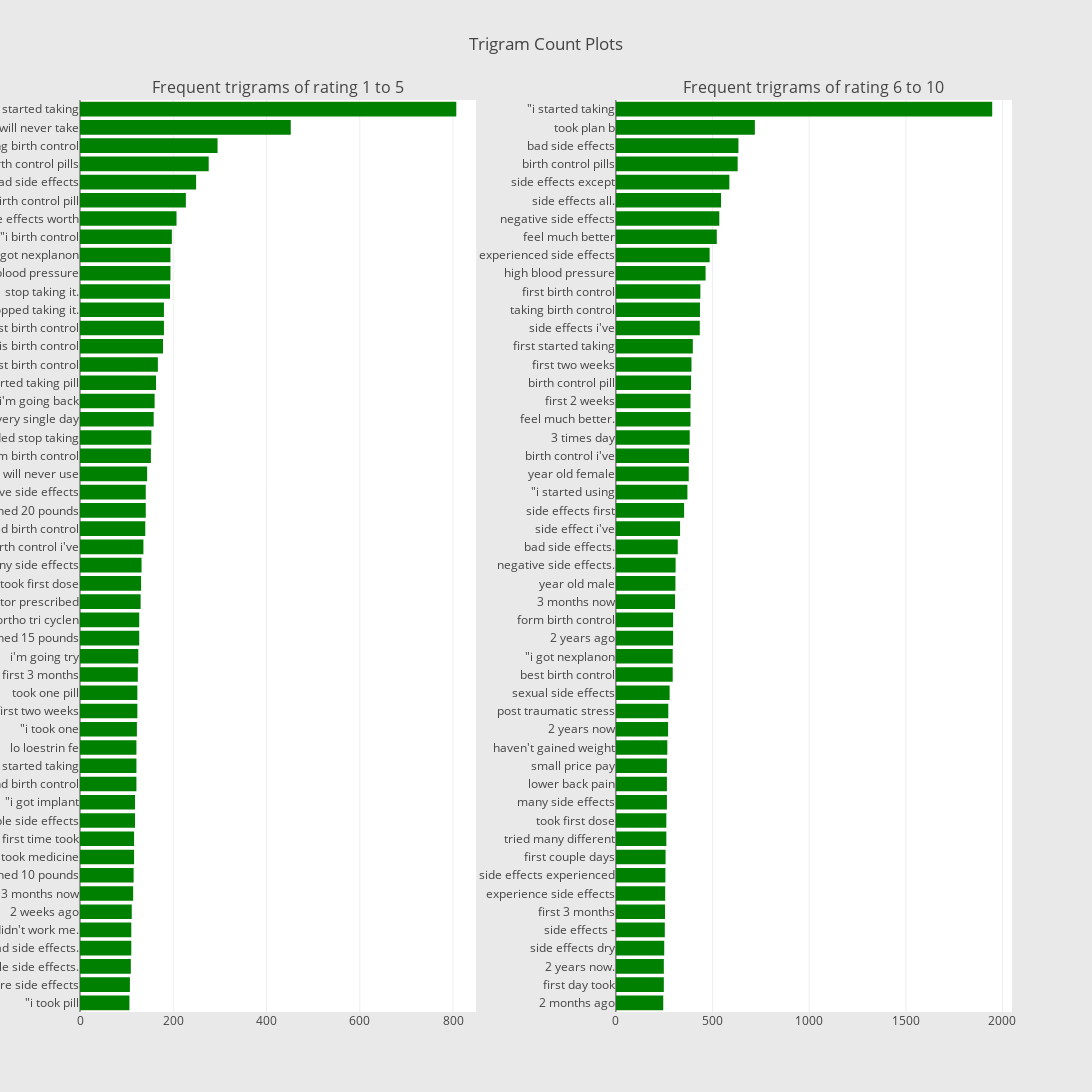

This figure's notebook cell:
### Markdown cell above
Likewise, in 2-gram, the contents of the top five corpus are similar, and it is hard to classify positive and negative. In addition, 'side effects' and 'side effects.' are interpreted differently, which means preprocessing of review data is necessary. However, you can see that this is better to classify emotions rather than previous 1-grams, like side effects, weight gain, and highly recommend.

### Code cell
freq_dict = defaultdict(int)
for sent in df_all_1_5["review"]:
    for word in generate_ngrams(sent,3):
        freq_dict[word] += 1
fd_sorted = pd.DataFrame(sorted(freq_dict.items(), key=lambda x: x[1])[::-1])
fd_sorted.columns = ["word", "wordcount"]
trace1 = horizontal_bar_chart(fd_sorted.head(50), 'green')

freq_dict = defaultdict(int)
for sent in df_all_6_10["review"]:
    for word in generate_ngrams(sent,3):
        freq_dict[word] += 1
fd_sorted = pd.DataFrame(sorted(freq_dict.items(), key=lambda x: x[1])[::-1])
fd_sorted.columns = ["word", "wordcount"]
trace2 = horizontal_bar_chart(fd_sorted.head(50), 'green')

# Creating two subplots
fig = tools.make_subplots(rows=1, cols=2, vertical_spacing=0.04,horizontal_spacing=0.15,
                          subplot_titles=["Frequent trigrams of rating 1 to 5", 
                                          "Frequent trigrams of rating 6 to 10"])
fig.append_trace(trace1, 1, 1)
fig.append_trace(trace2, 1, 2)
fig['layout'].update(height=1200, width=1600, paper_bgcolor='rgb(233,233,233)', title="Trigram Count Plots")
py.iplot(fig, filename='word-plots')

### Figure 1 — Plotly figure (JSON) as saved in the notebook; plotly's stock layout.template omitted (floating-point values rounded to 4 significant figures)
{"data": [{"marker": {"color": "green"}, "orientation": "h", "showlegend": false, "type": "bar", "uid": "f2a4cd0a-5e5c-11ed-997b-75c9bcd0e771", "x": [106, 107, 109, 110, 110, 111, 114, 115, 116, 116, 118, 118, 121, 121, 121, 122, 123, 123, 124, 125, 127, 127, 130, 131, 132, 136, 140, 141, 141, 144, 152, 153, 158, 160, 163, 167, 178, 180, 180, 193, 194, 194, 197, 207, 227, 249, 276, 295, 452, 807], "xaxis": "x", "y": ["\"i took pill", "severe side effects", "horrible side effects.", "bad side effects.", "didn&#039;t work me.", "2 weeks ago", "3 months now", "gained 10 pounds", "\"i took medicine", "first time took", "horrible side effects", "\"i got implant", "recommend birth control", "first started taking", "lo loestrin fe", "\"i took one", "first two weeks", "took one pill", "first 3 months", "i&#039;m going try", "gained 15 pounds", "ortho tri cyclen", "\"my doctor prescribed", "took first dose", "many side effects", "birth control i&#039;ve", "started birth control", "gained 20 pounds", "negative side effects", "will never use", "form birth control", "decided stop taking", "every single day", "i&#039;m going back", "started taking pill", "first birth control", "\"this birth control", "worst birth control", "stopped taking it.", "stop taking it.", "high blood pressure", "\"i got nexplanon", "\"i birth control", "side effects worth", "birth control pill", "bad side effects", "birth control pills", "taking birth control", "will never take", "\"i started taking"], "yaxis": "y"}, {"marker": {"color": "green"}, "orientation": "h", "showlegend": false, "type": "bar", "uid": "f2a55932-5e5c-11ed-997b-75c9bcd0e771", "x": [245, 248, 248, 250, 253, 254, 255, 256, 257, 261, 261, 264, 264, 264, 266, 270, 271, 278, 294, 294, 296, 296, 306, 308, 309, 320, 332, 353, 370, 377, 378, 382, 386, 386, 389, 391, 398, 434, 435, 437, 464, 485, 522, 535, 544, 587, 630, 634, 719, 1947], "xaxis": "x2", "y": ["2 months ago", "first day took", "2 years now.", "side effects dry", "side effects -", "first 3 months", "experience side effects", "side effects experienced", "first couple days", "tried many different", "took first dose", "many side effects", "lower back pain", "small price pay", "haven&#039;t gained weight", "2 years now", "post traumatic stress", "sexual side effects", "best birth control", "\"i got nexplanon", "2 years ago", "form birth control", "3 months now", "year old male", "negative side effects.", "bad side effects.", "side effect i&#039;ve", "side effects first", "\"i started using", "year old female", "birth control i&#039;ve", "3 times day", "feel much better.", "first 2 weeks", "birth control pill", "first two weeks", "first started taking", "side effects i&#039;ve", "taking birth control", "first birth control", "high blood pressure", "experienced side effects", "feel much better", "negative side effects", "side effects all.", "side effects except", "birth control pills", "bad side effects", "took plan b", "\"i started taking"], "yaxis": "y2"}], "layout": {"annotations": [{"font": {"size": 16}, "showarrow": false, "text": "Frequent trigrams of rating 1 to 5", "x": 0.2125, "xanchor": "center", "xref": "paper", "y": 1, "yanchor": "bottom", "yref": "paper"}, {"font": {"size": 16}, "showarrow": false, "text": "Frequent trigrams of rating 6 to 10", "x": 0.7875, "xanchor": "center", "xref": "paper", "y": 1, "yanchor": "bottom", "yref": "paper"}], "height": 1200, "paper_bgcolor": "rgb(233,233,233)", "title": "Trigram Count Plots", "width": 1600, "xaxis": {"anchor": "y", "domain": [0, 0.425]}, "xaxis2": {"anchor": "y2", "domain": [0.575, 1]}, "yaxis": {"anchor": "x", "domain": [0, 1]}, "yaxis2": {"anchor": "x2", "domain": [0, 1]}}}
